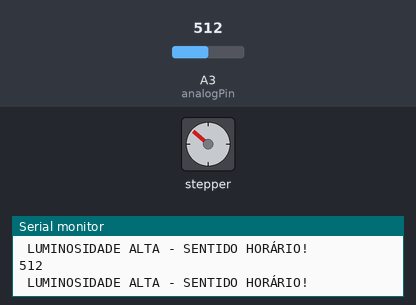
This sketch was run on a simulated Arduino Uno, built with avr-gcc and run on an emulated ATmega328P. On the bench: stepper motor, the last lines printed to the serial monitor. The test bench sets the inputs (shaded band); at power-on: A3 (analogPin) = 512. Stepper angles assume 2038 steps per turn.

Above: at 5.8 s.
5.9 s: A3 (analogPin) set to 910
At 10.27 s:
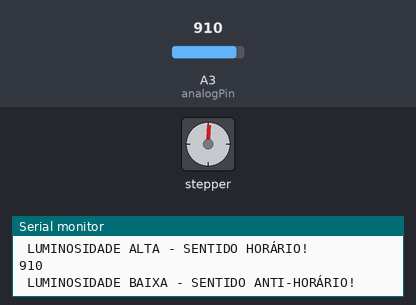
16.7 s: A3 (analogPin) set to 900
At 16.92 s:
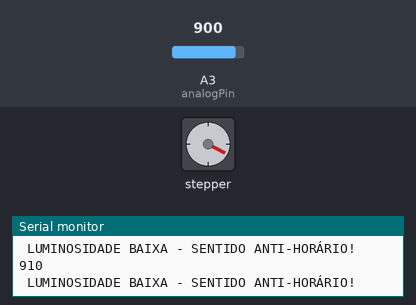
Timing chart, 0 to 28.7 s (numbered marks = the images above; inputs shaded):
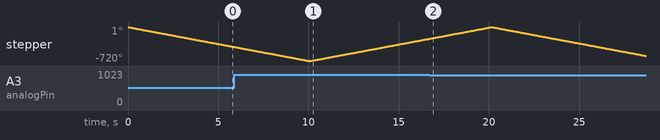

The sketch:

motor_de_passo_sensor.ino
```cpp
#include <Stepper.h>   //Biblioteca para controle de motor de passo

#define   in1   8      //Entrada 1 do ULN2003 (digital)
#define   in2   9      //Entrada 2 do ULN2003 (digital)
#define   in3  10      //Entrada 3 do ULN2003 (digital)
#define   in4  11      //Entrada 4 do ULN2003 (digital)

const int stepsPerRevolution = 2038;  // Aqui você altera o número de passos por revolução do motor

Stepper myStepper(stepsPerRevolution, in1,in3,in2,in4);

int analogPin = 3;
int valor = 0;

void setup() {

  Serial.begin(9600);
  myStepper.setSpeed(12); // Use esta função para definir as rotações por minuto (RPM) do motor - 12 = mais adequado

}

void loop() {

  valor = analogRead(analogPin); // Guarda na variável a leitura analógica do pino do sensor

  Serial.println(valor); // Printa no serial monitor o valor

  if(valor>900){
      Serial.println("\n LUMINOSIDADE BAIXA - SENTIDO ANTI-HORÁRIO! \n");
      myStepper.step(stepsPerRevolution); // Função que permite o giro do motor no sentido anti-horário (basta acrescentar o sinal negativo para inverter o sentido)
  }
  else{
      Serial.println("\n LUMINOSIDADE ALTA - SENTIDO HORÁRIO! \n");
      myStepper.step(-stepsPerRevolution); //Função que permite o giro do motor no sentido horário
  }

}
```
